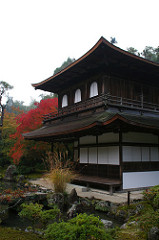
%> input picture L3/ginkaku1.jpg, 159 x 240 px
$ octave kadai4.m   (GNU Octave 9; MATLAB toolbox functions it lacks are replaced by stand-ins)
%> lines starting %> are read from the running program, lines starting %| are printed output that depends on the picture
addpath('/usr/local/class/object/MATLAB/sift');
I1=im2double(rgb2gray(imread('ginkaku1.jpg')));
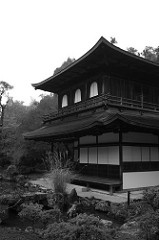
%> I1: size 240x159 double; min 0, max 1, mean 0.414
I2=imrotate(I1,45);
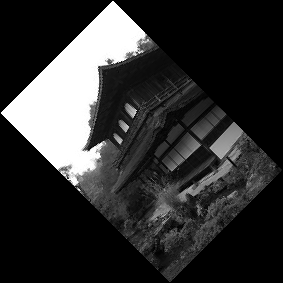
%> I2: size 283x283 double; min 0, max 1, mean 0.197

%> (the run ends here)

$ run again, with L3/ginkaku3.jpg copied over L3/ginkaku1.jpg
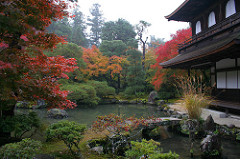
%> input picture L3/ginkaku3.jpg, 240 x 159 px
%> `I1=im2double(rgb2gray(imread('ginkaku1.jpg')));`:
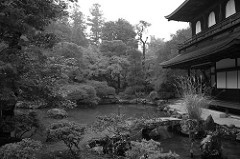
%> I1: size 159x240 double; min 0, max 1, mean 0.315
%> `I2=imrotate(I1,45);`:
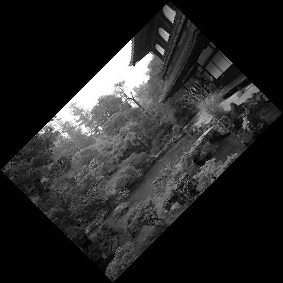
%> I2: size 283x283 double; min 0, max 1, mean 0.15
